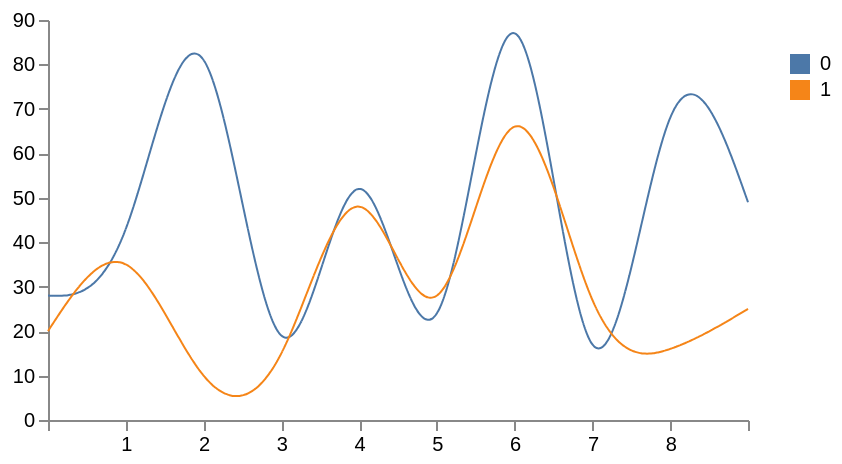

Here is the Vega-Lite specification saved for this chart:
### Vega specification from a JSON file in a GitHub repository (floating-point values rounded to 4 significant figures)
{"$schema": "https://vega.github.io/schema/vega/v4.json", "width": 350, "height": 200, "padding": 5, "data": [{"name": "table", "values": [{"x": 0, "y": 28, "variable": 0}, {"x": 0, "y": 20, "variable": 1}, {"x": 1, "y": 43, "variable": 0}, {"x": 1, "y": 35, "variable": 1}, {"x": 2, "y": 81, "variable": 0}, {"x": 2, "y": 10, "variable": 1}, {"x": 3, "y": 19, "variable": 0}, {"x": 3, "y": 15, "variable": 1}, {"x": 4, "y": 52, "variable": 0}, {"x": 4, "y": 48, "variable": 1}, {"x": 5, "y": 24, "variable": 0}, {"x": 5, "y": 28, "variable": 1}, {"x": 6, "y": 87, "variable": 0}, {"x": 6, "y": 66, "variable": 1}, {"x": 7, "y": 17, "variable": 0}, {"x": 7, "y": 27, "variable": 1}, {"x": 8, "y": 68, "variable": 0}, {"x": 8, "y": 16, "variable": 1}, {"x": 9, "y": 49, "variable": 0}, {"x": 9, "y": 25, "variable": 1}]}], "scales": [{"name": "x", "type": "point", "range": "width", "domain": {"data": "table", "field": "x"}}, {"name": "y", "type": "linear", "range": "height", "nice": true, "zero": true, "domain": {"data": "table", "field": "y"}}, {"name": "variable", "type": "ordinal", "range": "category", "domain": {"data": "table", "field": "variable"}}], "legends": [{"fill": "variable", "title": "", "orient": "right", "encode": {"symbols": {"enter": {"shape": {"value": "square"}}}, "labels": {"update": {"text": {"field": "value"}}}}}], "axes": [{"orient": "bottom", "scale": "x", "labelBound": true, "labelOverlap": "parity"}, {"orient": "left", "scale": "y"}], "marks": [{"type": "group", "from": {"facet": {"name": "series", "data": "table", "groupby": "variable"}}, "marks": [{"type": "line", "from": {"data": "series"}, "encode": {"enter": {"x": {"scale": "x", "field": "x"}, "y": {"scale": "y", "field": "y"}, "stroke": {"scale": "variable", "field": "variable"}, "strokeWidth": 2, "strokeDash": [{"test": "datum.dash", "value": [4, 4]}, {"value": [1, 0]}]}, "update": {"interpolate": {"value": "natural"}, "fillOpacity": {"value": 1}}, "hover": {"fillOpacity": {"value": 1}}}}]}]}
